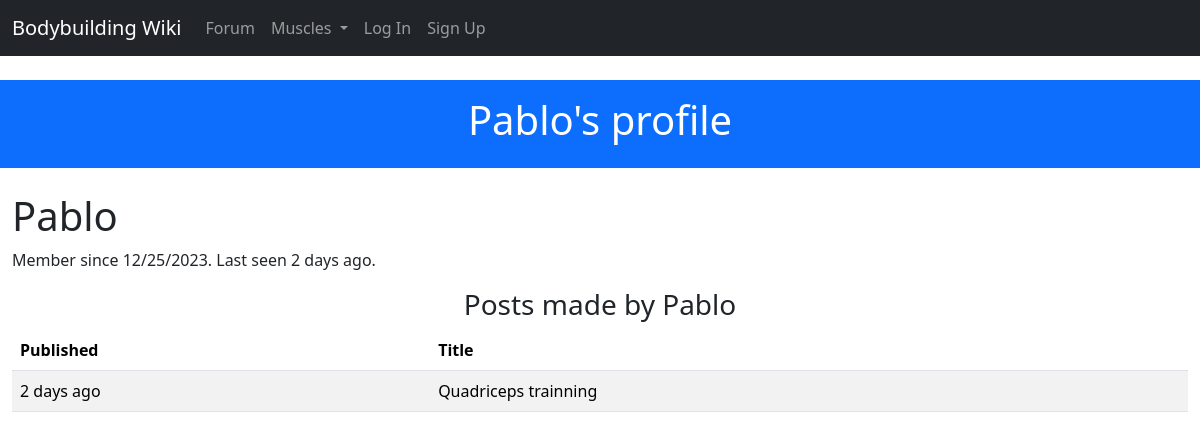
The page /user/Pablo on the database as committed earlier.
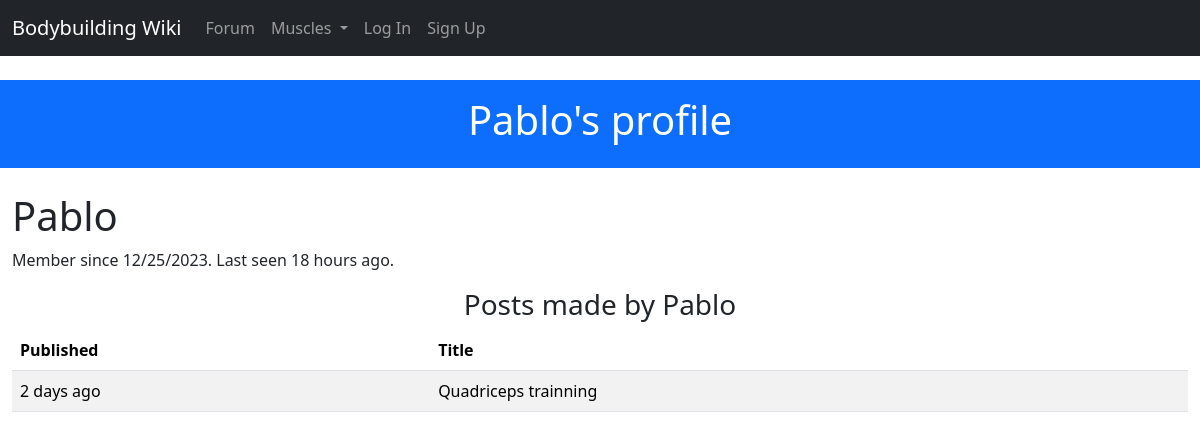
The same page on the database as committed later.
### project/models.py (models this page shows, shortened)
class User(UserMixin, db.Model):
    __tablename__ = 'users'
    id = db.Column(db.Integer, primary_key=True)
    username = db.Column(db.String(64), unique=True, index=True)
    email = db.Column(db.String(64), unique=True, index=True)
    role_id = db.Column(db.Integer, db.ForeignKey('roles.id'))
    name = db.Column(db.String(64))
    location = db.Column(db.String(64))
    about_me = db.Column(db.Text())
    member_since = db.Column(db.DateTime(), default=datetime.utcnow) # datetime.utcnow is missing the () at the end. This is because the default argument in db.Column() can take a function as a value.
    last_seen = db.Column(db.DateTime(), default=datetime.utcnow)
    password_hash = db.Column(db.String(128))
    posts = db.relationship('Post', backref='author', lazy='dynamic')
    comments = db.relationship('Comment', backref='author', lazy='dynamic')
    def can(self, perm):
        return self.role is not None and self.role.has_permission(perm)
    @property
    def password(self):
        raise AttributeError('password is not a readable attribute')

### project/forum/models.py (models this page shows)
class Post(db.Model):
 __tablename__ = 'posts'
 id = db.Column(db.Integer, primary_key=True)
 title = db.Column(db.String(50))
 body = db.Column(db.Text)
 timestamp = db.Column(db.DateTime, index=True, default=datetime.utcnow)
 author_id = db.Column(db.Integer, db.ForeignKey('users.id'))
 comments = db.Relationship('Comment', backref='post', lazy='dynamic')

### project/main/views.py (the view)
@main.route('/user/<username>')
def user_detail(username):
    user_profile = User.query.filter_by(username=username).first_or_404()
    return render_template('user.html', user_profile=user_profile)

### project/main/__init__.py (called while the page is built)
@main.app_context_processor
def inject_user():
    return dict(user=current_user or None)

@main.app_context_processor
def inject_permissions():
    return dict(Permission=Permission)

@main.app_context_processor
def inject_muscles():
    return dict(muscles=Muscle.query.all())

### project/models.py (called while the page is built)
    def is_admin(self):
        return False

### project/templates/user.html (shortened to what this page needs)
{% extends "base.html" %}
{% block header %}
{% if user_profile == user %}
    Your profile
{% else %}
    {{ user_profile.username }}'s profile
{% endif %}
{% endblock header %}
{% block content %}
    <div class="page-header">
        <h1>{{ user_profile.username }}</h1>
        <p>
            Member since {{ moment(user_profile.member_since).format('L') }}.
            Last seen {{ moment(user_profile.last_seen).fromNow() }}.
        </p>
    </div>
    {% if user_profile.posts %}
        <h3 class="text-center">Posts made by {{user_profile.username }}</h3>
        <table class="table table-striped table-hover">
            <thead>
                <th scope="col">Published</th>
                <th scope="col">Title</th>
            </thead>
            <tbody>
                {% for post in user_profile.posts %}
                <tr scope="row">
                    <td>{{ moment(post.timestamp).fromNow() }}</td>
                    <td>{{post.title}}</td>
                </tr>
                {% endfor %}
            </tbody>
        </table>
    {% endif %}
{% endblock %}

### project/templates/base.html (shortened to what this page needs)
<!DOCTYPE html>
<html lang="en">
  <head>
    <link href="https://cdn.jsdelivr.net/npm/bootstrap@5.3.2/dist/css/bootstrap.min.css" rel="stylesheet">
    <link href="{{ url_for('static', filename='css/arnold.css' )}}" rel="stylesheet">
  </head>
  <body>
    {% block navbar %}
      <nav class="navbar navbar-expand-lg navbar-dark bg-dark">
        <div class="container-fluid">
                <a class="navbar-brand" href="{{url_for('main.index')}}">Bodybuilding Wiki</a>
            <div class="collapse navbar-collapse" id="navbarCollapse">
                <ul class="navbar-nav me-auto mb-2 mb-md-0">
                    <li class="nav-item">
                        <a class="nav-link" href="{{ url_for('forum.index') }}">Forum</a>
                    </li>
                    <li class="nav-item">
                        <div class="dropdown">
                            <a class=" nav-link btn btn-dark dropdown-toggle bg-dark" href="#" role="button" data-bs-toggle="dropdown" aria-expanded="false">
                              Muscles
                            </a>
                          </div>
                    </li>
                    {% if user.is_authenticated %}
                    <li class="nav-item">
                        <a class="nav-link" href="{{url_for('auth.logout')}}">Log Out</a>
                    </li>
                    <li class="nav-item">
                        <a class="nav-link" href="{{ url_for('main.user_detail', username=current_user.username) }}">
                        Profile
                        </a>
                    </li>
                    {% else %}
                    <li class="nav-item">
                        <a class="nav-link" href="{{url_for('auth.login')}}">Log In</a>
                    </li>
                    <li class="nav-item">
                        <a class="nav-link" href="{{url_for('auth.signup')}}">Sign Up</a>
                    </li>
                    {% endif %}
                </ul>
            </div>
        </div>
    </nav>
  {% endblock navbar %}
  <div class="container-fluid bg-primary mt-4 text-white py-3 text-center">
      <h1 class="display-6">{% block header %}Bodybuilding Wiki{% endblock header %}</h1>
  </div>
  <div class="container-fluid mt-4">
        {% block content %}
        {% endblock content %}
  </div>
  </body>
</html>

Rows that differ between the two databases and show on the page:
changed User "Pablo": last_seen "2 days ago" → "18 hours ago"
